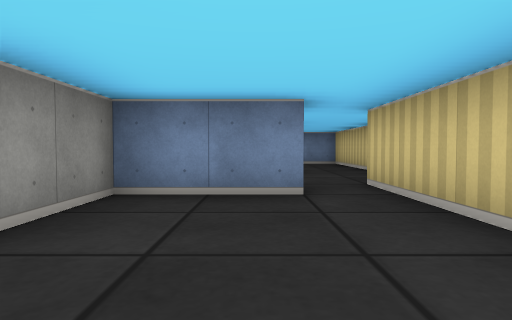
[1] (above)

16 first-person views from a walk through a cub3D level. The camera is about half as high as the walls, tilts 2° down and sees 75° across. The floor is counted in squares. Each view is taken from the middle of a square. On the plan, view 1 faces up. The plan holds only what a view shows up to about 9 squares ahead; the rest is blank. The place goes on beyond the plan.

[2]
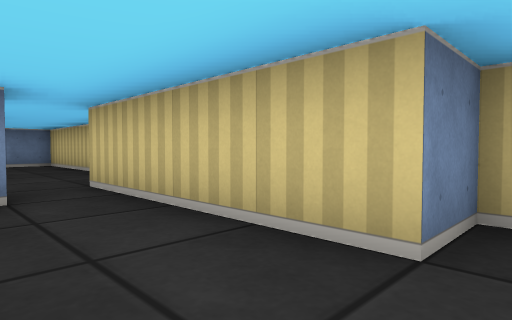

[3]
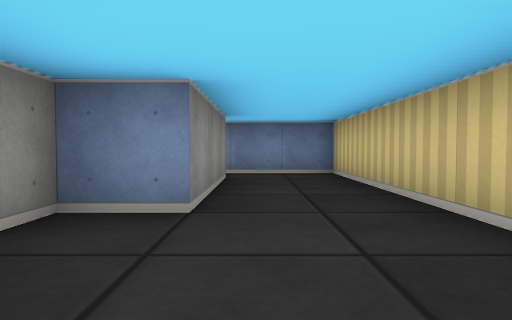

[4]
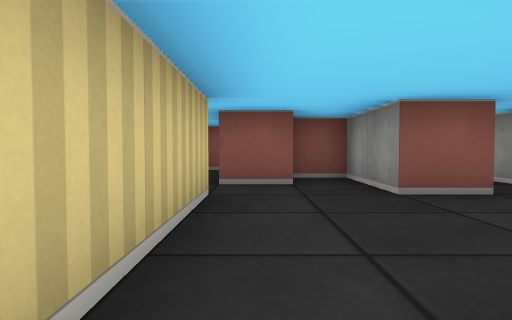

[5]
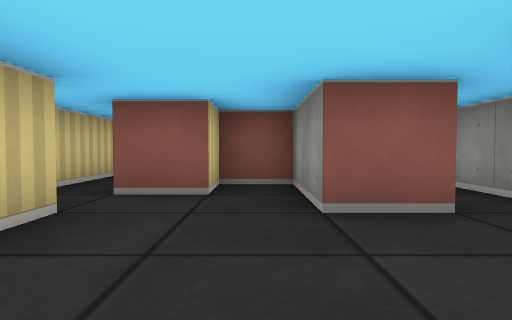

[6]
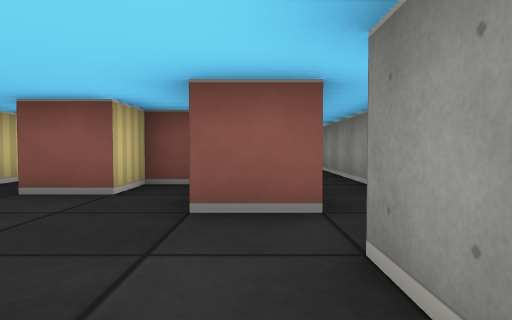

[7]
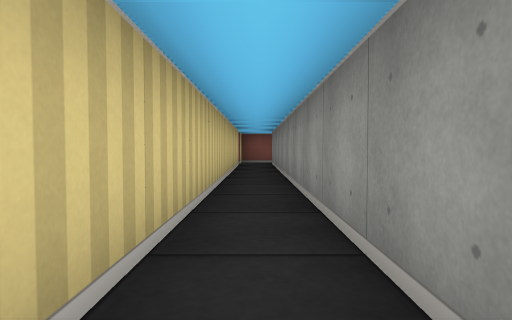

[8]
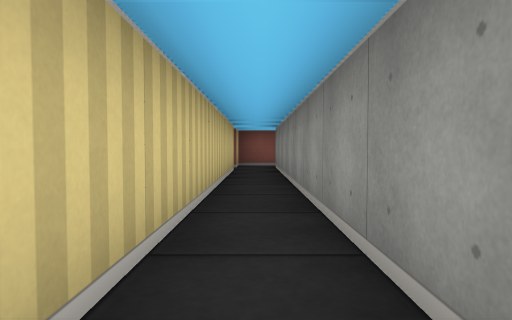

[9]
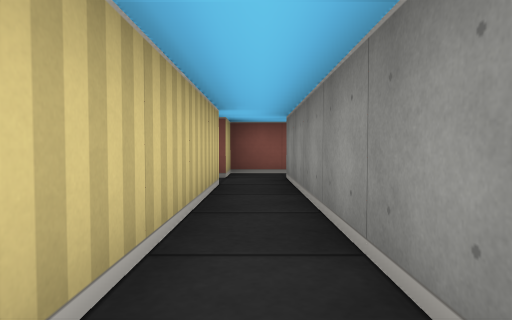

[10]
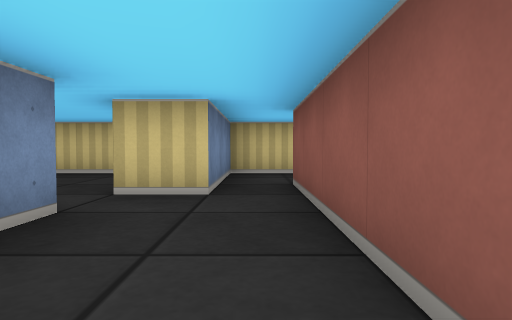

[11]
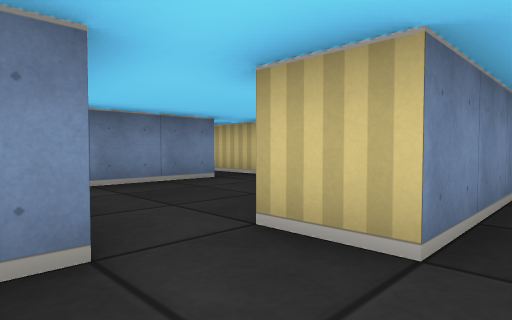

[12]
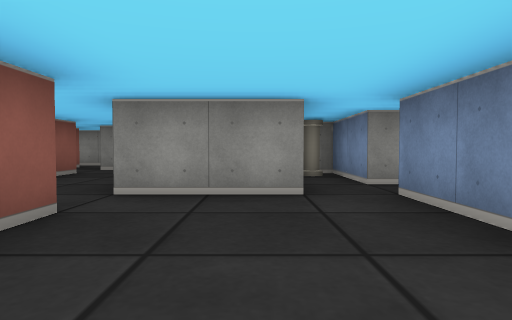

[13]
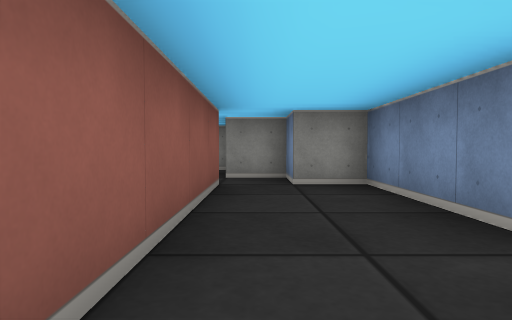

[14]
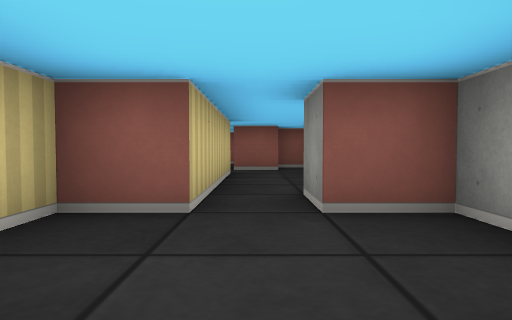

[15]
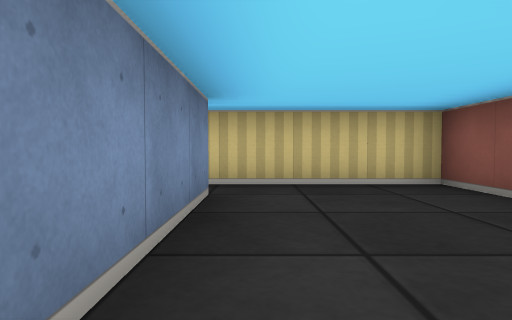

[16]
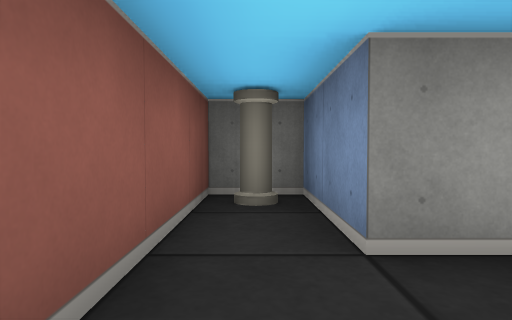

### Floor plan
Ten units are one square. View 1 is at (0, 0); x grows to the right and y downward. Boxes are objects, and circles mark ways between rooms. Rooms are numbered by the first view taken in them; rooms with no view inside come last. Other rooms are left out.
<svg viewBox="-60 -155 90 254">
<path fill="none" stroke="#000" d="M-16 -5 -5 -5 -5 15 5 15 5 5 15 5M5 -35 -15 -35 -15 -15M25 5 25 -5 15 -5 15 -35M-5 -95 5 -95 5 -65 -5 -65 -5 -45 5 -45 5 -35M15 -35 15 -45 25 -45 25 -105 -5 -105M-25 2 -25 94M-15 94 -15 6M-45 -95 -5 -95M-15 -115 -45 -115 -45 -105 -55 -105 -55 -95M-5 -105 -5 -115M-5 -115 25 -115 25 -144M16 -145 -15 -145M-25 -145 -45 -145 -45 -135 -15 -135 -15 -115"/>
<rect x="-45" y="-145" width="10" height="10" fill="#bbb"><title>pillar</title></rect>
<circle cx="10" cy="-40" r="3" fill="#2a7"/>
<circle cx="-20" cy="-10" r="3" fill="#2a7"/>
<circle cx="0" cy="-100" r="3" fill="#2a7"/>
<circle cx="-10" cy="-120" r="3" fill="#2a7"/>
<text x="0" y="-10">1</text>
<text x="10" y="-70">2</text>
<text x="-20" y="40">3</text>
<text x="-30" y="-100">4</text>
<text x="0" y="-130">5</text>
</svg>
Room 1 opens to room 2. Room 1 opens to room 3. Room 2 opens to room 4. Room 4 opens to room 5.

Where each view was taken, in squares from view 1:
view 1: 0 up, 0 right, facing up
view 2: 0 up, 0 right, facing up-right
view 3: 4 up, 1 right, facing up
view 4: 4 up, 1 right, facing down
view 5: 3 up, 0 right, facing down
view 6: 3 up, 1 left, facing down
view 7: 0 up, 2 left, facing down
view 8: 2 down, 2 left, facing down
view 9: 5 down, 2 left, facing down
view 10: 10 up, 4 left, facing right
view 11: 10 up, 2 left, facing up-right
view 12: 13 up, 2 right, facing left
view 13: 10 up, 0 right, facing left
view 14: 7 up, 1 right, facing down
view 15: 14 up, 2 left, facing right
view 16: 14 up, 1 left, facing left
